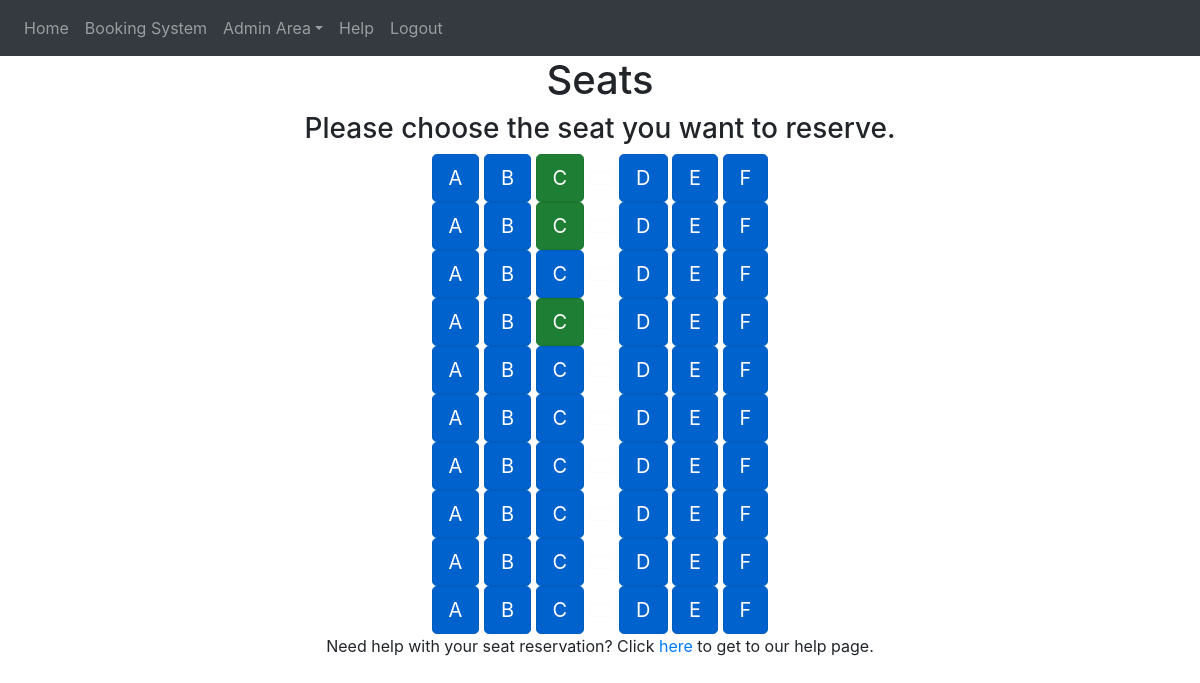
The page /flight/1 (signed in) on the database as committed earlier.
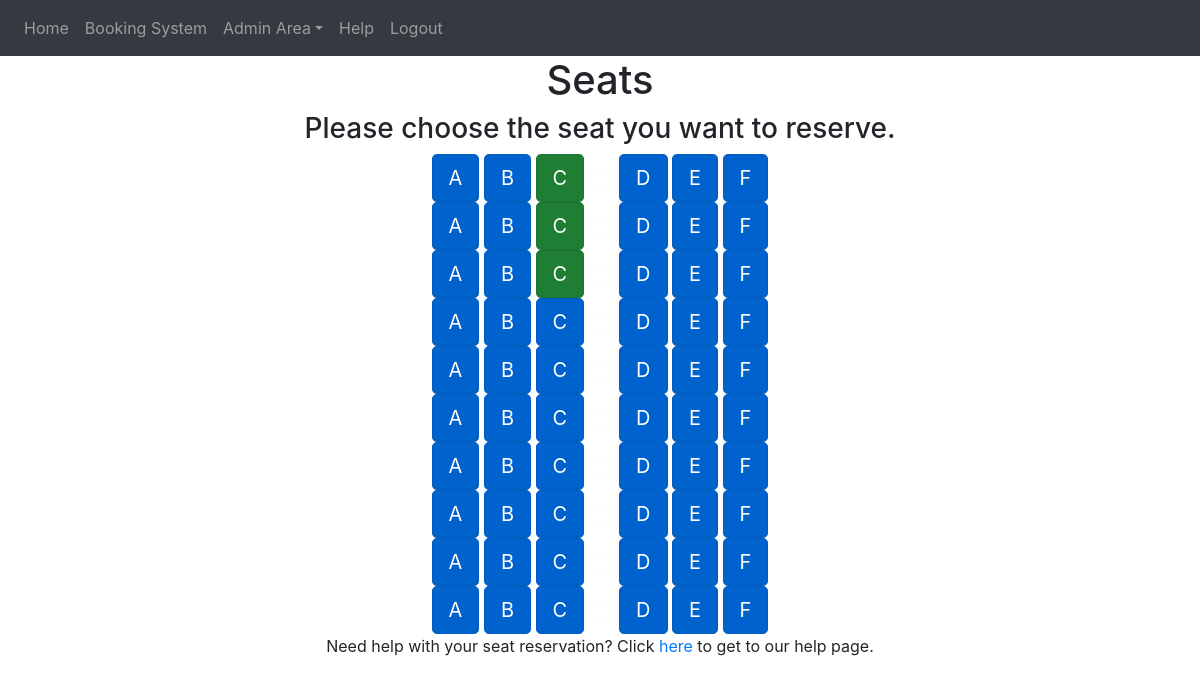
The same page on the database as committed later.
### website/models.py (models this page shows)
class Seat(db.Model):
    id = db.Column(db.Integer, primary_key=True)
    flight = db.Column(db.String(10))
    seat_row = db.Column(db.String(5))
    seat_column = db.Column(db.String(5))
    seat_status = db.Column(db.String(10))
    seat_type = db.Column(db.String(10))
    seat_unique = db.Column(db.String(20), unique=True)
    user_id = db.Column(db.Integer, db.ForeignKey('user.id'))

### website/views.py (the view)
@views.route('/flight/<int:flights>', methods=['GET'])
@login_required
def flight(flights):
    seat_to_render = Seat.query.filter_by(flight=flights)
    row_number = Seat.query.filter_by(flight=flights, seat_column='A').all()
    list_of_rows = []
    for i in range(len(row_number)):
        row = Seat.query.filter_by(flight=flights, seat_row=i)
        list_of_rows.append(row)
    return render_template('seats.html', user=current_user, seat_to_render=seat_to_render, list_of_rows=list_of_rows)

### website/__init__.py (called while the page is built)
def create_app():
    from .views import views
    from .auth import auth
    from .admin import admins
    from .models import User, Seat
    app = Flask(__name__)
    app.config['SECRET_KEY'] = 'hjshjhdjah kjshkjdhjs'
    app.config['SQLALCHEMY_DATABASE_URI'] = f'sqlite:///{DB_NAME}'
    app.config['FLASK_ADMIN_SWATCH'] = 'cerulean'
    app.register_blueprint(views, url_prefix='/')
    app.register_blueprint(auth, url_prefix='/')
    app.register_blueprint(admins, url_prefix='/admin-area')
    db.init_app(app)
    create_database(app)
    login_manager = LoginManager()
    login_manager.login_view = 'auth.login'
    login_manager.init_app(app)
    @login_manager.user_loader
    def load_user(id):
        return User.query.get(int(id))
    return app

### website/templates/seats.html (shortened to what this page needs)
{% extends "base.html" %} {% block title %}Seats{% endblock %}
{% block content%}
<form method="POST">
<h1 align="center">Seats</h1>
	<h3 align="center">Please choose the seat you want to reserve. </h3>
	{% for element in list_of_rows %}
	<div class="container" align="center">
		{% for seat in element %}
		{% if seat.seat_type == 'Aisle_Left' %}
		{% if seat.seat_status == 'True' %}
		<a type="button" class="btn btn-primary btn-lg active" role="button" aria-pressed="true" data-toggle="modal" data-target="#ReserveModal{{seat.id}}" href="{{url_for('views.booking_seat', id=seat.id, flights=seat.flight)}}">{{seat.seat_column}}</a>
		<button type="button" class="btn btn-outline-light" disabled></button>
		{% elif seat.user_id == current_user.id%}
		<a type="button" class="btn btn-success btn-lg active" role="button" aria-pressed="true" data-toggle="modal" data-target="#CancelModal{{seat.id}}" href="{{url_for('views.cancel_seat', id=seat.id, flights=seat.flight)}}">{{seat.seat_column}}</a>
		<button type="button" class="btn btn-outline-light" disabled></button>
		{% elif seat.seat_status == 'False' %}
		<a type="button" class="btn btn-danger btn-lg active" role="button" aria-pressed="true">{{seat.seat_column}}</a>
		<button type="button" class="btn btn-outline-light" disabled></button>
		{% endif %}
		{% elif seat.seat_status == 'True' %}
		<a type="button" href="{{url_for('views.booking_seat', id=seat.id, flights=seat.flight)}}" class="btn btn-primary btn-lg active" role="button" aria-pressed="true" data-toggle="modal" data-target="#ReserveModal{{seat.id}}">{{seat.seat_column}}</a>
		{% elif seat.seat_status == 'False' %}
		<a type="button" class="btn btn-danger btn-lg active" role="button" aria-pressed="true">{{seat.seat_column}}</a>
		{% endif %}
		{% endfor %}
		</div>
		{% endfor %}
<p align="center">Need help with your seat reservation? Click
	<a href="/help" class="link-primary">here </a>
	to get to our help page. </p>
{% endblock %}

### website/templates/base.html (shortened to what this page needs)
<!DOCTYPE html>
<html>
  <head>
    <link
      rel="stylesheet"
      href="https://cdn.jsdelivr.net/npm/bootstrap@4.0.0/dist/css/bootstrap.min.css"
/>
    <link
      rel="stylesheet"
      href="https://stackpath.bootstrapcdn.com/font-awesome/4.7.0/css/font-awesome.min.css"
/>
  </head>
  <body>
    <nav class="navbar navbar-expand-lg navbar-dark bg-dark">
      <div class="collapse navbar-collapse" id="navbar">
        <div class="navbar-nav" role="tablist">
          {% if user.is_authenticated %}
          <a class="nav-item nav-link" id="home" href="/">Home</a>
          <a class="nav-item nav-link" id="bookingsystem" href="/bookingsystem">Booking System</a>
            {% if current_user.role == 'admin' %}
            <a class="nav-item dropdown">
              <a class="nav-link dropdown-toggle" data-toggle="dropdown" id="admin-area">Admin Area</a>
            </a>
            {% endif %}
          <a class="nav-item nav-link" id="help" href="/help">Help</a>
          <a class="nav-item nav-link" id="logout" href="/logout">Logout</a>
          {% else %}
          <a class="nav-item nav-link" id="login" href="/login">Login</a>
          <a class="nav-item nav-link" id="signUp" href="/sign-up">Sign Up</a>
          {% endif %}
        </div>
      </div>
    </nav>
    <div class="container">{% block content %} {% endblock %}</div>
  </body>
</html>

Rows that differ between the two databases and show on the page:
changed Seat (number 15 of 60 on the later page): seat_status "True" → "False" (drawn)
changed Seat (number 21 of 60 on the later page): seat_status "False" → "True" (drawn)
Other text that changed with them:
list line gone: "C"
new list line: "C"
